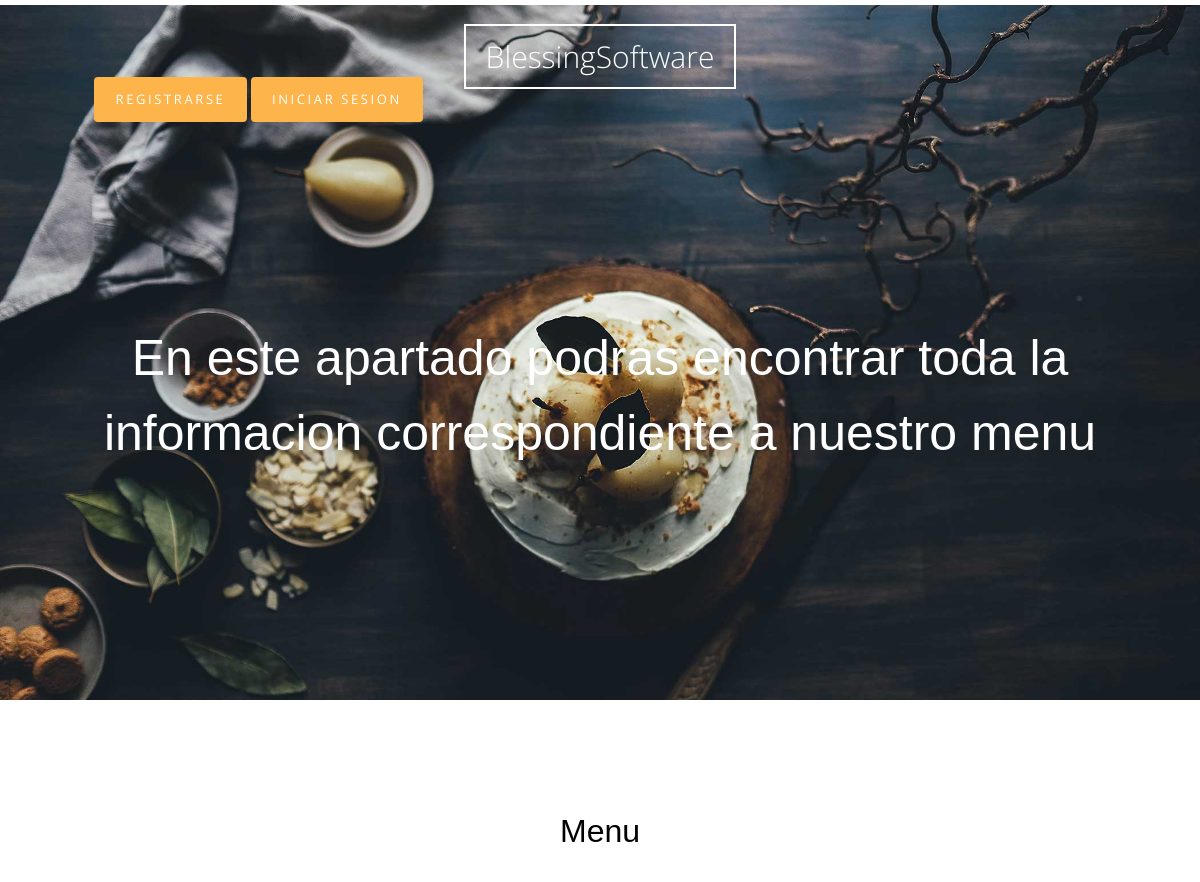
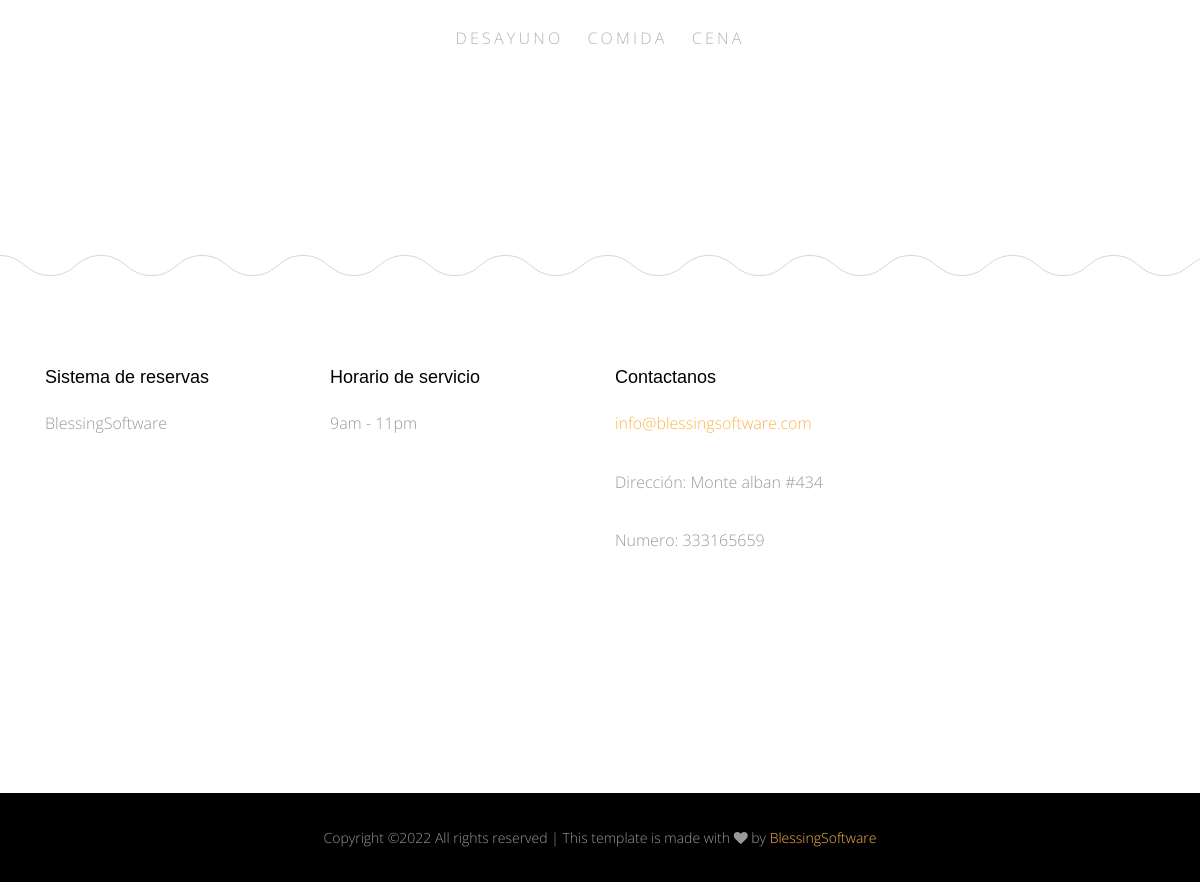
Screenshot of /meals/ with the database file from the repository (2 pictures, top to bottom).
### meals/models.py (models this page shows)
class Category(models.Model):
    name = models.CharField(max_length=30)
    class Meta:
        verbose_name = 'categoria'
        verbose_name_plural = 'categorias'
    def __str__(self):
        return self.name

### meals/views.py (the view)
# urls.py: path('',views.meal_list , name='meal_list' ),
def meal_list(request):
    meal_list = Meals.objects.all()
    categories = Category.objects.all()
    context = {
        'meal_list' : meal_list ,
        'categories' : categories ,
    }
    return render(request , 'Meals/list.html' , context)

### meals/templates/Meals/list.html (shortened to what this page needs)
{% extends 'base.html' %}
{% load static %}
{% block body %}
      <div class="main-wrap">
        <div class="cover_1">
          <div class="img_bg" style="background-image: url({% static 'site_static/img/slider-1.jpg' %});
          height: 70vh;" data-stellar-background-ratio="0.5">
            <div class="container">
              <div class="row align-items-center">
                <div class="col-md-12" data-aos="fade-up" align="center">
                  <h2 class="heading">En este apartado podras encontrar toda la informacion correspondiente a nuestro menu
                  </h2>
                </div>
              </div>
            </div>
          </div>
        </div>
        <div class="section">
          <div class="container">
            <div class="row justify-content-center">
              <div class="col-md-8" data-aos="fade-up">
                <h2 class="mb-5 text-center">Menu</h2>
                <ul class="nav site-tab-nav" id="pills-tab" role="tablist">
                  {% for category in categories %}
                    <li class="nav-item">
                      <a class="nav-link " id="{{category}}-tab" data-toggle="pill" href="#{{category}}" role="tab" aria-controls="{{category}}" aria-selected="true">{{category}}</a>
                    </li>
                  {% endfor %}
                </ul>
              </div>
            </div>
          </div>
        </div>
      </div>
      {% endblock body %}

### static/site_static/css/style.css (style rules this page uses)
html { overflow-x: hidden; }
body { background: #fff; font-family: "Open Sans", cursive; font-size: 16px; line-height: 1.8; font-weight: 300; color: #999999; }
a { -webkit-transition: .3s all ease; -o-transition: .3s all ease; transition: .3s all ease; text-decoration: none; }
h1, h2, h3, h4, h5 { color: #000; font-family: "Playfair Display", Arial, sans-serif; }
.site-tab-nav { display: block; text-align: center; margin-bottom: 80px !important; }
.site-tab-nav li { float: none; display: inline-block; *display: inline; zoom: 1; }
.site-tab-nav li a { background: none; color: #b3b3b3; font-size: 16px; text-transform: uppercase; letter-spacing: .2em; border-bottom: 2px solid transparent; padding-left: 0; padding-right: 0; margin: 0 10px; }
.site-tab-nav, .nav-pills { text-align: center; }
.section { padding: 7em 0; }
.cover_1 { position: relative; }
.cover_1 .img_bg { background-repeat: no-repeat; background-size: cover !important; background-position: center center; }
.cover_1 .img_bg, .cover_1 .img_bg > .container > .row { min-height: 700px; height: 100vh; }
.cover_1 .heading { color: white; font-weight: 300; font-size: 30px; line-height: 1.5; }
@media (min-width: 768px) { .cover_1 .heading { font-size: 50px; line-height: 1.5; } }

### rows the page displays
Category: name "DESAYUNO"
Category: name "COMIDA"
Category: name "CENA"
